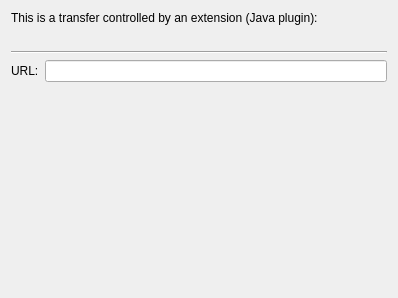
<?xml version="1.0" encoding="UTF-8"?>
<ui version="4.0">
 <class>JavaDownloadOptsForm</class>
 <widget class="QWidget" name="JavaDownloadOptsForm">
  <property name="geometry">
   <rect>
    <x>0</x>
    <y>0</y>
    <width>398</width>
    <height>298</height>
   </rect>
  </property>
  <layout class="QGridLayout" name="gridLayout">
   <item row="0" column="0" colspan="2">
    <widget class="QLabel" name="label">
     <property name="text">
      <string>This is a transfer controlled by an extension (Java plugin):</string>
     </property>
    </widget>
   </item>
   <item row="1" column="0" colspan="2">
    <widget class="QLabel" name="labelClass"/>
   </item>
   <item row="2" column="0" colspan="2">
    <widget class="Line" name="line">
     <property name="orientation">
      <enum>Qt::Horizontal</enum>
     </property>
    </widget>
   </item>
   <item row="3" column="0">
    <widget class="QLabel" name="label_2">
     <property name="text">
      <string>URL:</string>
     </property>
    </widget>
   </item>
   <item row="3" column="1">
    <widget class="QLineEdit" name="lineURL"/>
   </item>
   <item row="4" column="1">
    <spacer name="verticalSpacer">
     <property name="orientation">
      <enum>Qt::Vertical</enum>
     </property>
     <property name="sizeHint" stdset="0">
      <size>
       <width>20</width>
       <height>205</height>
      </size>
     </property>
    </spacer>
   </item>
  </layout>
 </widget>
 <resources/>
 <connections/>
</ui>
